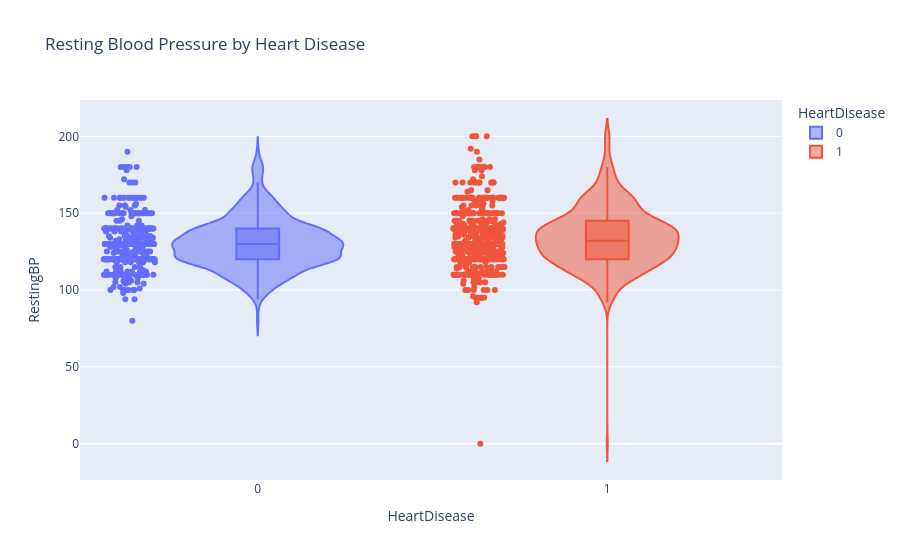

The notebook cell this image was saved under:
### Markdown cell above
resting blood pressure

### Code cell
fig = px.violin(df, y='RestingBP', x='HeartDisease', box=True, points='all',
                color='HeartDisease', title='Resting Blood Pressure by Heart Disease')
fig.show()

### Figure 1 — Plotly figure (JSON) as saved in the notebook; plotly's stock layout.template omitted (floating-point values rounded to 4 significant figures; data arrays with more than 128 entries replaced by an {"elided": "..."} marker saying what was removed)
{"data": [{"alignmentgroup": "True", "box": {"visible": true}, "hovertemplate": "HeartDisease=%{x}<br>RestingBP=%{y}<extra></extra>", "legendgroup": "0", "marker": {"color": "#636efa"}, "name": "0", "offsetgroup": "0", "orientation": "v", "points": "all", "scalegroup": "True", "showlegend": true, "type": "violin", "x": {"elided": "410 int values"}, "x0": " ", "xaxis": "x", "y": {"elided": "410 int values"}, "y0": " ", "yaxis": "y"}, {"alignmentgroup": "True", "box": {"visible": true}, "hovertemplate": "HeartDisease=%{x}<br>RestingBP=%{y}<extra></extra>", "legendgroup": "1", "marker": {"color": "#EF553B"}, "name": "1", "offsetgroup": "1", "orientation": "v", "points": "all", "scalegroup": "True", "showlegend": true, "type": "violin", "x": {"elided": "508 int values"}, "x0": " ", "xaxis": "x", "y": {"elided": "508 int values"}, "y0": " ", "yaxis": "y"}], "layout": {"legend": {"title": {"text": "HeartDisease"}, "tracegroupgap": 0}, "title": {"text": "Resting Blood Pressure by Heart Disease"}, "violinmode": "overlay", "xaxis": {"anchor": "y", "categoryarray": [0, 1], "categoryorder": "array", "domain": [0, 1], "title": {"text": "HeartDisease"}}, "yaxis": {"anchor": "x", "domain": [0, 1], "title": {"text": "RestingBP"}}}}
